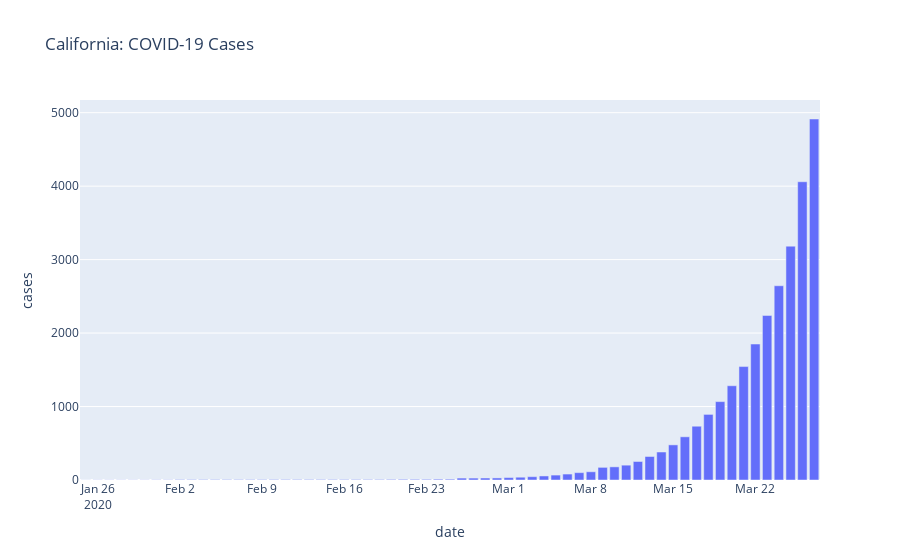

The cell this chart's notebook holds for it:
### Code cell
cases_california = px.bar(california, title='California: COVID-19 Cases', x="date", y='cases')
cases_california.show()

### Figure 1 — Plotly figure (JSON) as saved in the notebook; plotly's stock layout.template omitted (floating-point values rounded to 4 significant figures)
{"data": [{"alignmentgroup": "True", "hoverlabel": {"namelength": 0}, "hovertemplate": "date=%{x}<br>cases=%{y}", "legendgroup": "", "marker": {"color": "#636efa"}, "name": "", "offsetgroup": "", "orientation": "v", "showlegend": false, "textposition": "auto", "type": "bar", "x": ["2020-01-25T00:00:00", "2020-01-26T00:00:00", "2020-01-27T00:00:00", "2020-01-28T00:00:00", "2020-01-29T00:00:00", "2020-01-30T00:00:00", "2020-01-31T00:00:00", "2020-02-01T00:00:00", "2020-02-02T00:00:00", "2020-02-03T00:00:00", "2020-02-04T00:00:00", "2020-02-05T00:00:00", "2020-02-06T00:00:00", "2020-02-07T00:00:00", "2020-02-08T00:00:00", "2020-02-09T00:00:00", "2020-02-10T00:00:00", "2020-02-11T00:00:00", "2020-02-12T00:00:00", "2020-02-13T00:00:00", "2020-02-14T00:00:00", "2020-02-15T00:00:00", "2020-02-16T00:00:00", "2020-02-17T00:00:00", "2020-02-18T00:00:00", "2020-02-19T00:00:00", "2020-02-20T00:00:00", "2020-02-21T00:00:00", "2020-02-22T00:00:00", "2020-02-23T00:00:00", "2020-02-24T00:00:00", "2020-02-25T00:00:00", "2020-02-26T00:00:00", "2020-02-27T00:00:00", "2020-02-28T00:00:00", "2020-02-29T00:00:00", "2020-03-01T00:00:00", "2020-03-02T00:00:00", "2020-03-03T00:00:00", "2020-03-04T00:00:00", "2020-03-05T00:00:00", "2020-03-06T00:00:00", "2020-03-07T00:00:00", "2020-03-08T00:00:00", "2020-03-09T00:00:00", "2020-03-10T00:00:00", "2020-03-11T00:00:00", "2020-03-12T00:00:00", "2020-03-13T00:00:00", "2020-03-14T00:00:00", "2020-03-15T00:00:00", "2020-03-16T00:00:00", "2020-03-17T00:00:00", "2020-03-18T00:00:00", "2020-03-19T00:00:00", "2020-03-20T00:00:00", "2020-03-21T00:00:00", "2020-03-22T00:00:00", "2020-03-23T00:00:00", "2020-03-24T00:00:00", "2020-03-25T00:00:00", "2020-03-26T00:00:00", "2020-03-27T00:00:00"], "xaxis": "x", "y": [1, 2, 2, 2, 2, 2, 3, 3, 6, 6, 6, 6, 6, 6, 6, 6, 7, 7, 7, 7, 7, 7, 7, 7, 7, 7, 8, 9, 9, 9, 11, 11, 26, 26, 27, 28, 33, 38, 45, 55, 67, 81, 100, 112, 172, 179, 202, 252, 320, 381, 478, 588, 732, 893, 1067, 1283, 1544, 1851, 2240, 2644, 3183, 4060, 4914], "yaxis": "y"}], "layout": {"barmode": "relative", "legend": {"tracegroupgap": 0}, "title": {"text": "California: COVID-19 Cases"}, "xaxis": {"anchor": "y", "domain": [0, 1], "title": {"text": "date"}}, "yaxis": {"anchor": "x", "domain": [0, 1], "title": {"text": "cases"}}}}
